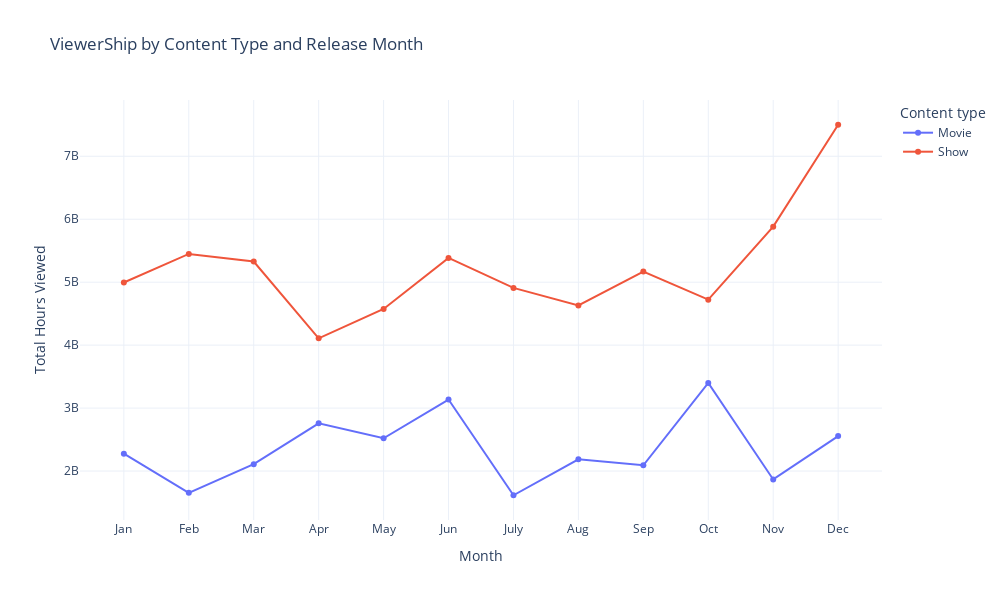

The notebook cell this image was saved under:
### Code cell
monthly_view_by_type = netflix_data.pivot_table(index='Release Month',
                                               columns='Content Type',
                                                values='Hours Viewed',
                                                aggfunc ='sum'
                                               )
fig = go.Figure()

for content_type in monthly_view_by_type.columns:
    fig.add_trace(
        go.Scatter(
            x=monthly_view_by_type.index,
            y = monthly_view_by_type[content_type],
            mode='lines+markers',
            name=content_type
        )
    )

fig.update_layout(
    title='ViewerShip by Content Type and Release Month',
    xaxis_title ='Month',
    yaxis_title = 'Total Hours Viewed',
    xaxis = dict(
        tickmode='array',
        tickvals=list(range(1,13)),
        ticktext=['Jan', 'Feb', 'Mar', 'Apr', 'May', 'Jun', 'July', 'Aug', 'Sep', 'Oct', 'Nov', 'Dec']
    ),                  
    height = 600,
    width=1000,
    legend_title='Content type'

)

fig.show()

### Figure 1 — Plotly figure (JSON) as saved in the notebook; plotly's stock layout.template omitted (floating-point values rounded to 4 significant figures)
{"data": [{"mode": "lines+markers", "name": "Movie", "type": "scatter", "x": [1, 2, 3, 4, 5, 6, 7, 8, 9, 10, 11, 12], "y": [2275900000, 1654400000, 2109400000, 2757600000, 2520500000, 3135800000, 1615700000, 2186400000, 2092300000, 3400400000, 1866900000, 2554900000]}, {"mode": "lines+markers", "name": "Show", "type": "scatter", "x": [1, 2, 3, 4, 5, 6, 7, 8, 9, 10, 11, 12], "y": [4995700000, 5449300000, 5327700000, 4108100000, 4574100000, 5386200000, 4909100000, 4631400000, 5169900000, 4722800000, 5882600000, 7500900000]}], "layout": {"dragmode": "zoom", "height": 600, "legend": {"title": {"text": "Content type"}}, "title": {"text": "ViewerShip by Content Type and Release Month"}, "width": 1000, "xaxis": {"autorange": true, "range": [0.3242, 12.68], "showspikes": false, "tickmode": "array", "ticktext": ["Jan", "Feb", "Mar", "Apr", "May", "Jun", "July", "Aug", "Sep", "Oct", "Nov", "Dec"], "tickvals": [1, 2, 3, 4, 5, 6, 7, 8, 9, 10, 11, 12], "title": {"text": "Month"}, "type": "linear"}, "yaxis": {"autorange": true, "range": [1223000000.0, 7894000000.0], "showspikes": false, "title": {"text": "Total Hours Viewed"}, "type": "linear"}}}
